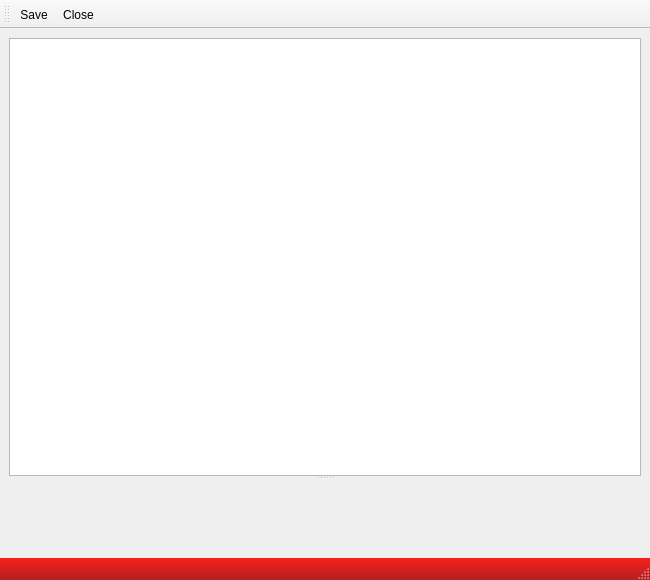
<?xml version="1.0" encoding="UTF-8"?>
<ui version="4.0">
 <class>UiEditor</class>
 <widget class="QMainWindow" name="UiEditor">
  <property name="geometry">
   <rect>
    <x>0</x>
    <y>0</y>
    <width>650</width>
    <height>580</height>
   </rect>
  </property>
  <property name="windowTitle">
   <string>IanniX — Script Editor</string>
  </property>
  <property name="styleSheet">
   <string notr="true">QStatusBar {
	background: qlineargradient(spread:reflect, x1:0, y1:0, x2:0, y2:1, stop:0 rgb(248, 31, 29), stop:1 rgb(179, 33, 32));
	color: white;
}</string>
  </property>
  <widget class="QWidget" name="centralwidget">
   <layout class="QHBoxLayout" name="horizontalLayout">
    <item>
     <widget class="QSplitter" name="splitter_2">
      <property name="orientation">
       <enum>Qt::Vertical</enum>
      </property>
      <widget class="JSEdit" name="jsEditor">
       <property name="plainText">
        <string/>
       </property>
      </widget>
      <widget class="UiHelp" name="help" native="true"/>
     </widget>
    </item>
   </layout>
  </widget>
  <widget class="QToolBar" name="toolBar">
   <property name="windowTitle">
    <string>IanniX</string>
   </property>
   <attribute name="toolBarArea">
    <enum>TopToolBarArea</enum>
   </attribute>
   <attribute name="toolBarBreak">
    <bool>false</bool>
   </attribute>
   <addaction name="actionSave"/>
   <addaction name="actionClose"/>
  </widget>
  <widget class="QStatusBar" name="statusBar"/>
  <action name="actionSave">
   <property name="text">
    <string>Save</string>
   </property>
   <property name="shortcut">
    <string>Ctrl+S</string>
   </property>
  </action>
  <action name="actionClose">
   <property name="text">
    <string>Close</string>
   </property>
   <property name="shortcut">
    <string>Ctrl+W</string>
   </property>
  </action>
 </widget>
 <customwidgets>
  <customwidget>
   <class>UiHelp</class>
   <extends>QWidget</extends>
   <header>gui/uihelp.h</header>
   <container>1</container>
  </customwidget>
  <customwidget>
   <class>JSEdit</class>
   <extends>QPlainTextEdit</extends>
   <header>gui/qjsedit/jsedit.h</header>
  </customwidget>
 </customwidgets>
 <tabstops>
  <tabstop>jsEditor</tabstop>
 </tabstops>
 <resources/>
 <connections>
  <connection>
   <sender>jsEditor</sender>
   <signal>cursorPositionChanged()</signal>
   <receiver>UiEditor</receiver>
   <slot>cursorChanged()</slot>
   <hints>
    <hint type="sourcelabel">
     <x>52</x>
     <y>72</y>
    </hint>
    <hint type="destinationlabel">
     <x>-231</x>
     <y>177</y>
    </hint>
   </hints>
  </connection>
 </connections>
 <slots>
  <slot>cursorChanged()</slot>
 </slots>
</ui>
